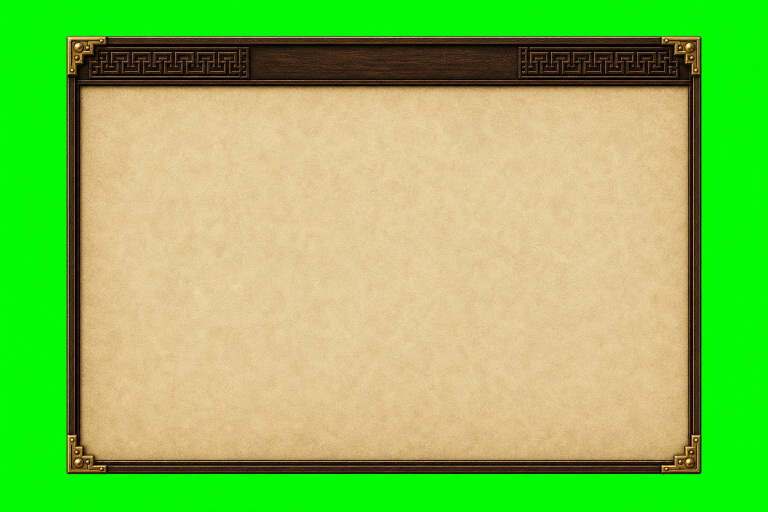
#> input picture tools/asset-pipeline/ui/masters/kit-window-m1.png, 1536 x 1024 px, found by its file name (shown at 1/2 size)
$ python cut_kit.py
#> lines starting #> are read from the running program, lines starting #| are printed output that depends on the picture; after the words box and inside, x2 and y2 are one past the last pixel; in counts of white or black regions, pixels touching at a corner belong together
"""Cut the theme kit (art bible 8.7) from its image-model masters: key out the chroma green, crop each asset, scale it
to its 2x export size and measure its nine-slice margins (where the frame ends and the plain centre begins).

usage: python -I cut_kit.py <repo root> [side border in 1x px, default 6] [output suffix, default none]
Reads tools/asset-pipeline/ui/masters/kit-*-m1.png; writes assets/ui/**.png and assets/ui/kit.json (margins in export
pixels, for the Godot theme). Re-running regenerates everything from the masters.
"""
import json
import os
import sys

import numpy as np
from PIL import Image

ROOT = sys.argv[1] if len(sys.argv) > 1 else "."
BORDER_1X = float(sys.argv[2]) if len(sys.argv) > 2 else 8.0     # art bible 7.10: side edges 8 px at 1280x720
SUFFIX = sys.argv[3] if len(sys.argv) > 3 else ""
PAPER_LO, PAPER_HI = (0xD8, 0xC7, 0xA0), (0xE3, 0xD4, 0xAE)     # art bible Section 4: parchment under text
MASTERS = os.path.join(ROOT, "tools/asset-pipeline/ui/masters")
OUT = os.path.join(ROOT, "assets/ui")


def keyed(path):
    """RGBA array with the chroma green made transparent and green spill removed from the edges."""
    a = np.asarray(Image.open(path).convert("RGB")).astype(np.float32)
    r, g, b = a[..., 0], a[..., 1], a[..., 2]
    spill = g - np.maximum(r, b)                      # how much greener than the other channels
    alpha = np.clip(1.0 - (spill - 30.0) / 90.0, 0.0, 1.0)
    g2 = np.minimum(g, np.maximum(r, b) + 8.0)        # despill the anti-aliased edge
    out = np.dstack([r, g2, b, alpha * 255.0])
    return out


def boxes(rgba, min_area=4000):
    """Bounding boxes of the opaque blobs, left to right, top to bottom (simple row/column projection)."""
    solid = rgba[..., 3] > 128
    found = []
    rows = np.where(solid.any(axis=1))[0]
    # split into horizontal bands of rows
    bands = np.split(rows, np.where(np.diff(rows) > 8)[0] + 1)
    for band in bands:
        sub = solid[band[0]:band[-1] + 1]
        cols = np.where(sub.any(axis=0))[0]
        for run in np.split(cols, np.where(np.diff(cols) > 8)[0] + 1):
            y0, y1, x0, x1 = band[0], band[-1] + 1, run[0], run[-1] + 1
            if (y1 - y0) * (x1 - x0) >= min_area:
                found.append((x0, y0, x1, y1))
    return found


def frame_margins(rgba, run=8):
    """Margins (left, top, right, bottom) of a frame around a parchment centre: along the middle row and column, where a
    run of `run` parchment pixels first starts from each side. Parchment is light and bluer than brass (brass rims are
    light too, so brightness alone stops at the rim)."""
    rgb = rgba[..., :3]
    lum = rgb.mean(axis=2)
    paper = (lum > 150.0) & (rgb[..., 2] > 105.0) & (rgba[..., 3] > 200.0)
    h, w = lum.shape

    def first_run(line):
        n = 0
        for i, v in enumerate(line):
            n = n + 1 if v else 0
            if n >= run:
                return i - run + 1
        return 0

    mid_r, mid_c = paper[h // 2], paper[:, w // 2]
    return first_run(mid_r), first_run(mid_c), first_run(mid_r[::-1]), first_run(mid_c[::-1])


def remap_paper(rgba):
    """Re-tints the painted parchment into Section 4's range (#D8C7A0 to #E3D4AE), keeping its mottling: each parchment
    pixel's place between the piece's 2nd and 98th brightness percentile becomes its place between the two limits.
    Brass and wood are left alone (parchment is light and bluer than brass)."""
    rgb = rgba[..., :3]
    lum = rgb.mean(axis=2)
    paper = (rgb[..., 2] > 85.0) & (rgb[..., 0] > 140.0) & (rgb[..., 0] - rgb[..., 2] < 100.0) & (rgba[..., 3] > 200.0)
    if paper.sum() < 100:
        return rgba
    lo_l, hi_l = np.percentile(lum[paper], 2), np.percentile(lum[paper], 98)
    t = np.clip((lum - lo_l) / max(1.0, hi_l - lo_l), 0.0, 1.0) ** 0.8
    lo, hi = np.array(PAPER_LO, np.float32), np.array(PAPER_HI, np.float32)
    new = lo[None, None, :] + (hi - lo)[None, None, :] * t[..., None]
    out = rgba.copy()
    out[..., :3] = np.where(paper[..., None], new, rgb)
    return out


def save(rgba, rel, size=None):
    """Writes the 2x export and its 1x copy (`_1x`): Godot's StyleBoxTexture draws fixed corners at the texture's own
    pixel size, so the theme uses the 1x copy (art bible 8.7)."""
    img = Image.fromarray(np.clip(rgba, 0, 255).astype(np.uint8), "RGBA")
    if size is not None:
        img = img.resize(size, Image.LANCZOS)
    stem = rel[:-4] + SUFFIX
    path = os.path.join(OUT, stem + ".png")
    os.makedirs(os.path.dirname(path), exist_ok=True)
    img.save(path, optimize=True)
    img.resize((max(1, img.size[0] // 2), max(1, img.size[1] // 2)), Image.LANCZOS).save(
        os.path.join(OUT, stem + "_1x.png"), optimize=True)
    return img.size


def scaled(m, s):
    return [int(round(v * s)) for v in m]


def main():
    kit = {"_doc": "Theme kit (art bible 8.7), cut by tools/asset-pipeline/ui/cut_kit.py. Sizes and margins in export "
                   "pixels (2x UI scale); margins are the nine-slice texture margins (left, top, right, bottom).",
           "pieces": {}}
    # window: one frame; scale so its side border is 12 px at 2x (6 px at 1x, art bible 7.10)
    w = keyed(os.path.join(MASTERS, "kit-window-m1.png"))
    x0, y0, x1, y1 = boxes(w)[0]
#> in boxes, `solid = rgba[..., 3] > 128`: solid: shape (1024, 1536) bool; 70.7% white; 1 black region, box (x1, y1, x2, y2) and area: (0, 0, 1536, 1024) 461572
#> in boxes, `rows = np.where(solid.any(axis=1))[0]`: rows = 876 values from 72 to 947
#> in boxes, `bands = np.split(rows, np.where(np.diff(rows) > 8)[0] + 1)`: bands = 1 item
#> the loop in boxes, `for band in bands:` made 1 pass
#> pass 1, in boxes, `sub = solid[band[0]:band[-1] + 1]`:
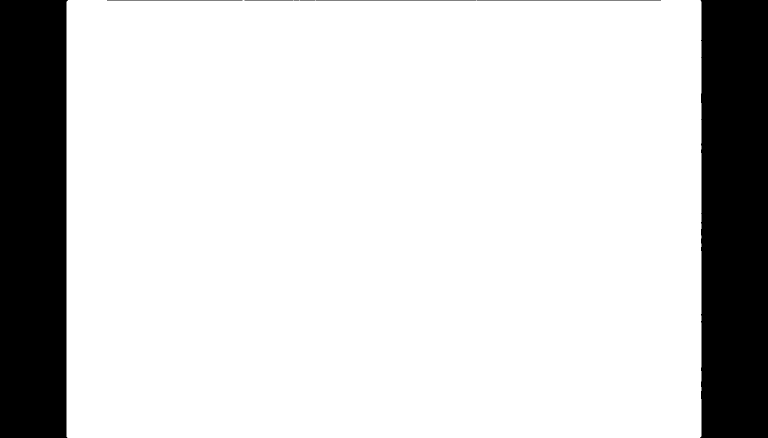
#> sub: shape (876, 1536) bool (shown at 1/2 size); 82.6% white; 8 black regions (1 under 20 px), largest, box (x1, y1, x2, y2) and area: (1400, 0, 1536, 876) 116627, (0, 0, 136, 876) 116517, (954, 0, 1322, 1) 368
#> after the loop in boxes, `for band in bands:`: found = [(133, 72, 1403, 948)]
#> x0 = 133; y0 = 72; x1 = 1403; y1 = 948
    win = w[y0:y1, x0:x1]
    win = remap_paper(win)
#> in remap_paper, `paper = (rgb[..., 2] > 85.0) & (rgb[..., 0] > 140.0) & (rgb[..., 0] - ..`: paper: shape (876, 1270) bool; 81.4% white; 87 black regions (86 under 20 px), largest, box (x1, y1, x2, y2) and area: (0, 0, 1270, 876) 207142
#> in remap_paper, `lo_l, hi_l = np.percentile(lum[paper], 2), np.percentile(lum[paper], 98)`: lo_l = 154.3; hi_l = 204
    m = list(frame_margins(win))
#> in frame_margins, `paper = (lum > 150.0) & (rgb[..., 2] > 105.0) & (rgba[..., 3] > 200.0)`: paper: shape (876, 1270) bool; 81.4% white; 78 black regions (77 under 20 px), largest, box (x1, y1, x2, y2) and area: (0, 0, 1270, 876) 206707
#> the loop in first_run, `for i, v in enumerate(line):` made 39 passes
#> (v, n) on passes 1 to 12: (False, 0), (False, 0), (False, 0), (True, 1), (True, 2), (False, 0), (False, 0), (False, 0), (False, 0), (False, 0), (False, 0), (False, 0)
#> the loop in first_run, `for i, v in enumerate(line):` made 114 passes
#> the loop in first_run, `for i, v in enumerate(line):` made 37 passes
#> the loop in first_run, `for i, v in enumerate(line):` made 36 passes
#> m = [31, 106, 29, 28]
    inner = list(m)   # where the parchment body starts on each side, before the lattice widens the side margins
#> inner = [31, 106, 29, 28]
    s = 2.0 * BORDER_1X / max(1, m[0])
#> s = 0.516
    # the title bar's lattice panels sit at both ends and must not stretch: the left and right margins reach past them
    lum = win[..., :3].mean(axis=2)
    bar_row = lum[max(1, m[1] // 2)]
#> bar_row = 1270 values, max 204.3 at index 4, min 0 at index 34, mean 43.37
    steps = (np.abs(np.diff(bar_row)) > 18).astype(np.float32)   # carved lattice: many sharp brightness steps
#> steps = 1269 values, max 1 at index 0, min 0 at index 1, mean 0.13
    dense = np.convolve(steps, np.ones(24), mode="same") >= 5      # wood grain gives a few; lattice gives many
    w_ = win.shape[1]
#> w_ = 1270
    xs = np.where(dense)[0]
#> xs = 436 values from 0 to 1268
    # the lattice panels are the dense runs touching each end of the bar (past the corner fittings)
    runs = np.split(xs, np.where(np.diff(xs) > 30)[0] + 1) if xs.size else []
#> runs = 4 items
    left_runs = [r_ for r_ in runs if r_.size and r_[0] < w_ * 0.2]
#> left_runs = 2 items
    right_runs = [r_ for r_ in runs if r_.size and r_[-1] > w_ * 0.8]
#> right_runs = 2 items
    left_end = int(max(r_[-1] for r_ in left_runs)) + 6 if left_runs else m[0]
#> left_end = 364
    right_start = int(min(r_[0] for r_ in right_runs)) - 6 if right_runs else w_ - m[2]
#> right_start = 903
    m[0] = max(m[0], left_end)
    m[2] = max(m[2], w_ - right_start)
    size = (int(round(win.shape[1] * s)), int(round(win.shape[0] * s)))
#> size = (655, 452)
    got = save(win, "frames/frame_window.png", size)
#> in save, `img = img.resize(size, Image.LANCZOS)`:
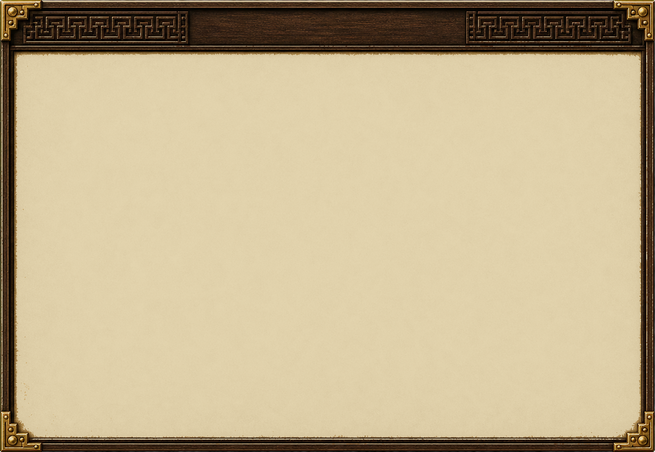
#> img: PIL image 655x452 RGBA; mean R, G, B, A 192.9, 176.7, 142.1, 254.7; transparent parts drawn white
#> got = (655, 452)
    # the board frame: the same frame with its parchment body cut out, laid over the wood board (fight columns)
    board = win.copy()
    hh, ww = board.shape[:2]
#> hh = 876; ww = 1270
    board[inner[1]:hh - inner[3], inner[0]:ww - inner[2], 3] = 0.0
    save(board, "frames/frame_board.png", size)
    kit["pieces"]["frame_board"] = {"file": "frames/frame_board%s.png" % SUFFIX, "border_1x": BORDER_1X,
                                    "size": got, "margins": scaled(m, s)}
    kit["pieces"]["frame_window"] = {"file": "frames/frame_window%s.png" % SUFFIX, "border_1x": BORDER_1X, "size": got, "margins": scaled(m, s),
                                     "source_margins": list(m), "scale": round(s, 4)}
    if SUFFIX:   # a comparison cut (another border width): only the window frame, under the suffix
        with open(os.path.join(OUT, "kit%s.json" % SUFFIX), "w", encoding="utf-8") as f:
            json.dump({"frame_window": kit["pieces"]["frame_window"]}, f, indent=1)
        return
    # plaques and the bar trough: two plaques on top, the trough below
    p = keyed(os.path.join(MASTERS, "kit-plaques-m1.png"))
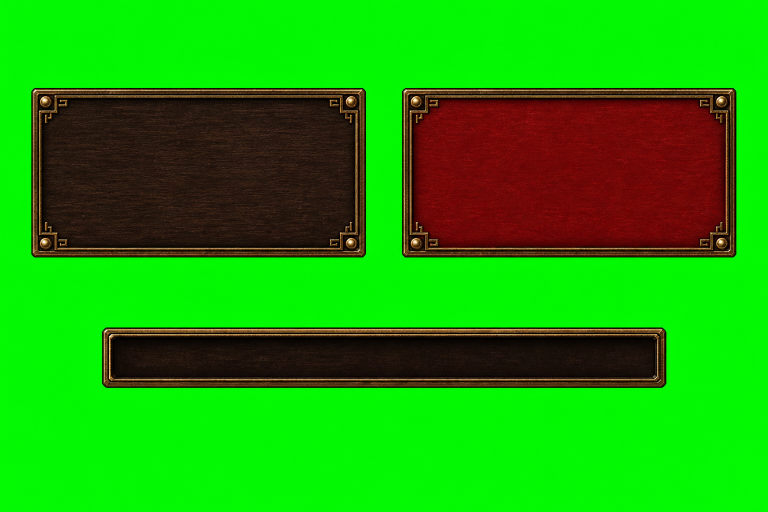
#> input picture tools/asset-pipeline/ui/masters/kit-plaques-m1.png, 1536 x 1024 px, found by its file name (shown at 1/2 size)
#> in keyed (call 2), `out = np.dstack([r, g2, b, alpha * 255.0])`:
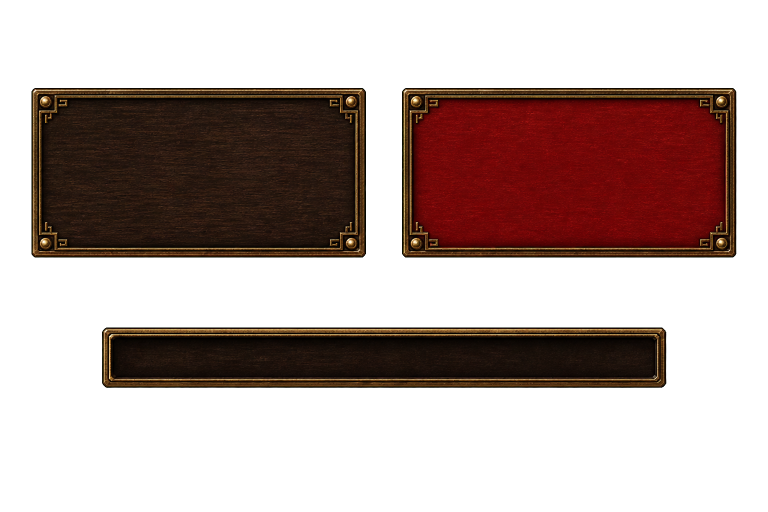
#> out: shape (1024, 1536, 4) float32 (shown at 1/2 size); mean of channels 0, 1, 2, 3 26.7, 15.9, 6.9, 95.8; transparent parts drawn white
    bx = boxes(p)
#> in boxes (call 2), `solid = rgba[..., 3] > 128`: solid: shape (1024, 1536) bool; 37.4% white; 3 white regions, box (x1, y1, x2, y2) and area: (63, 176, 732, 515) 226707, (804, 176, 1473, 515) 226573, (204, 655, 1333, 776) 135321
#> the loop in boxes (call 2), `for band in bands:` made 2 passes
#> bx = [(63, 176, 732, 515), (804, 176, 1473, 515), (204, 655, 1333, 776)]
    names = ["plaque_wood", "plaque_cinnabar", "bar_trough"]
    targets = {"plaque_wood": 96, "plaque_cinnabar": 96, "bar_trough": 256}   # export widths
    for name, (a0, b0, a1, b1) in zip(names, bx):
        piece = p[b0:b1, a0:a1]
        s = targets[name] / piece.shape[1]
        size = (targets[name], int(round(piece.shape[0] * s)))
        rel = ("plaques/" if name.startswith("plaque") else "bars/") + name + ".png"
        got = save(piece, rel, size)
        # fixed corners: a plaque's rivets and corner frets reach about 12 % of its width in; the trough's rim and its
        # chamfered ends about a quarter of its height
        k = int(round(got[0] * 0.125)) if name.startswith("plaque") else int(round(got[1] * 0.3))
        kit["pieces"][name] = {"file": rel, "size": got, "margins": [k, k, k, k]}
#> this loop made 3 passes
#> (name, a0, b0, a1, b1, s, rel) on passes 1 to 3: ('plaque_wood', 63, 176, 732, 515, 0.143, 'plaques/plaque_wood.png'), ('plaque_cinnabar', 804, 176, 1473, 515, 0.143, 'plaques/plaque_cinnabar.png'), ('bar_trough', 204, 655, 1333, 776, 0.227, 'bars/bar_trough.png')
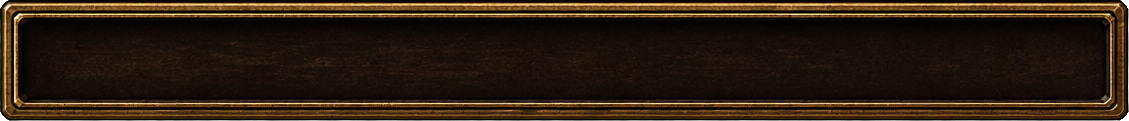
#> piece: shape (121, 1129, 4) float32; mean of channels 0, 1, 2, 3 44.3, 29.2, 15.6, 253.8; transparent parts drawn white
#> after the loop, kit = 2 items
    # tooltip card (left); the lone brass corner fitting (right) is not used (art bible 8.7 note)
    t = keyed(os.path.join(MASTERS, "kit-tooltip-m1.png"))
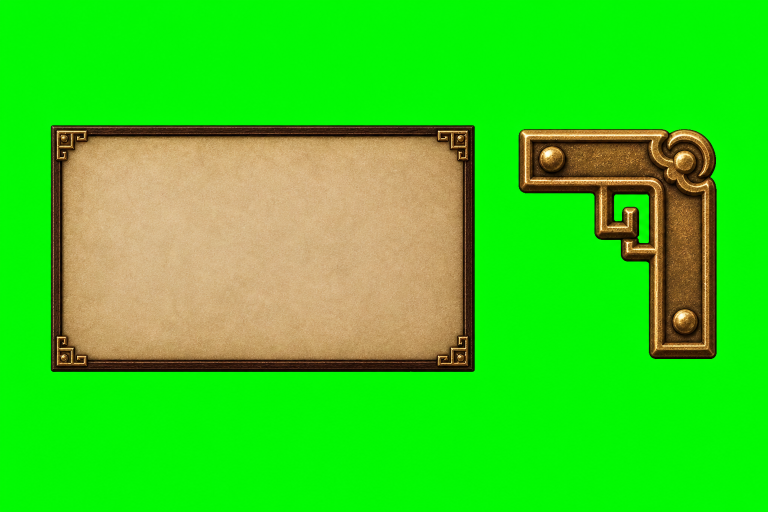
#> input picture tools/asset-pipeline/ui/masters/kit-tooltip-m1.png, 1536 x 1024 px, found by its file name (shown at 1/2 size)
#> in keyed (call 3), `r, g, b = a[..., 0], a[..., 1], a[..., 2]`:
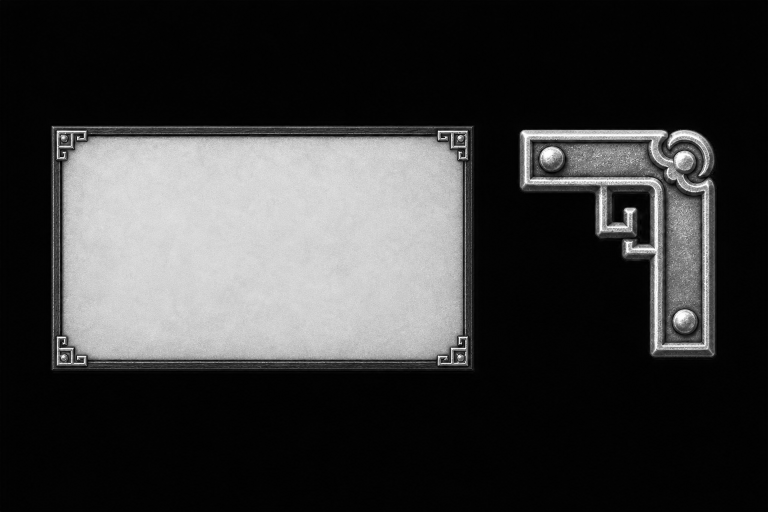
#> r: shape (1024, 1536) float32 (shown at 1/2 size); min 0, max 255, mean 56.9
    a0, b0, a1, b1 = boxes(t)[0]
#> a0 = 102; b0 = 251; a1 = 949; b1 = 744
    card = remap_paper(t[b0:b1, a0:a1])
    m = frame_margins(card)
#> the loop in first_run (call 2), `for i, v in enumerate(line):` made 40 passes
#> the loop in first_run (call 2), `for i, v in enumerate(line):` made 43 passes
#> the loop in first_run (call 2), `for i, v in enumerate(line):` made 48 passes
#> the loop in first_run (call 2), `for i, v in enumerate(line):` made 41 passes
#> m = (32, 35, 40, 33)
    s = 8.0 / max(1, m[0])                             # the card's thin edge: 8 px at 2x
#> s = 0.25
    size = (int(round(card.shape[1] * s)), int(round(card.shape[0] * s)))
#> size = (212, 123)
    got = save(card, "frames/card_tooltip.png", size)
#> got = (212, 123)
    # the corner brackets reach further in than the edge: keep them in the fixed corners
    bracket = int(round(card.shape[1] * 0.085 * s))
#> bracket = 18
    kit["pieces"]["card_tooltip"] = {"file": "frames/card_tooltip.png", "size": got,
                                     "margins": [bracket, bracket, bracket, bracket], "edge": scaled(m, s)}
    with open(os.path.join(OUT, "kit.json"), "w", encoding="utf-8") as f:
        json.dump(kit, f, indent=1)
    print(json.dumps(kit["pieces"], indent=1))
#> (printed output is left out)


if __name__ == "__main__":
    main()
